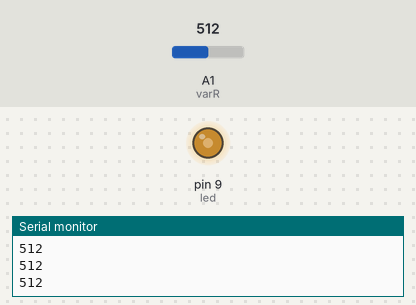
The sketch below on a simulated Arduino Uno, built with avr-gcc and run on an emulated ATmega328P. Shown: output pins drawn as LEDs (lit = HIGH), the last lines printed to the serial monitor. The inputs (shaded band) are chosen by the test bench; at power-on: A1 (varR) = 512.

Above: at 1.2 s.
1.3 s: A1 (varR) set to 716
At 2.5 s:
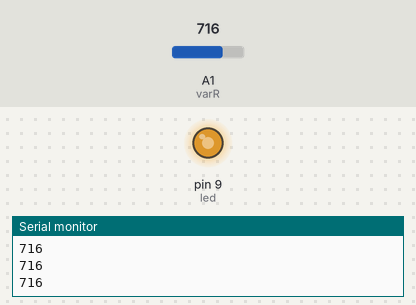
3.3 s: A1 (varR) set to 900
At 3.9 s:
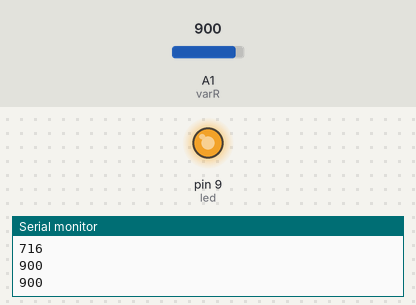
5.1 s: A1 (varR) set to 122
At 6.5 s:
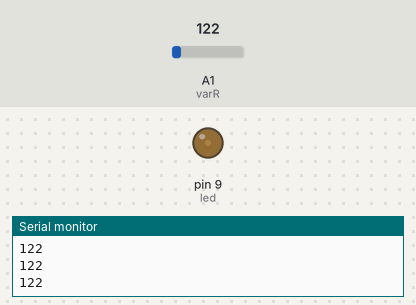
Timing chart, 0 to 8.1 s (numbered marks = the images above; inputs shaded):
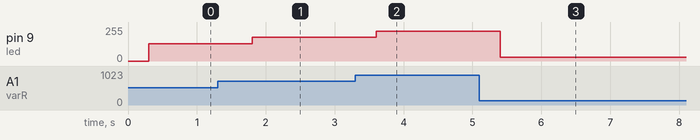

Measured:
- after the input at 1.3 s, pin 9 (led): 128/255 → 179/255 after 0.50 s
- after the input at 3.3 s, pin 9 (led): 179/255 → 225/255 after 0.30 s
- after the input at 5.1 s, pin 9 (led): 225/255 → 30/255 after 0.31 s

The sketch:

variable_register.ino
```cpp
const int varR = A1;
const int led = 9;

void setup() {
  Serial.begin(115200);
  pinMode(led, OUTPUT);
}

void loop() {
  int value = analogRead(varR);
  Serial.println(value);
  delay(300);

  // 가변저항: 0 ~ 1023, LED: 0 ~ 255
  analogWrite(led, value/4);
}
```
